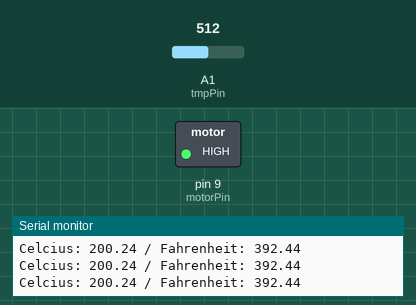
This sketch was run on a simulated Arduino Uno, built with avr-gcc and run on an emulated ATmega328P. Shown: switched loads named in the sketch (green lamp = pin HIGH), the last lines printed to the serial monitor. The test bench sets the inputs (shaded band); at power-on: A1 (tmpPin) = 512.

Above: at 1.2 s.
1.3 s: A1 (tmpPin) set to 164
2.8 s: A1 (tmpPin) set to 147
At 3.4 s:
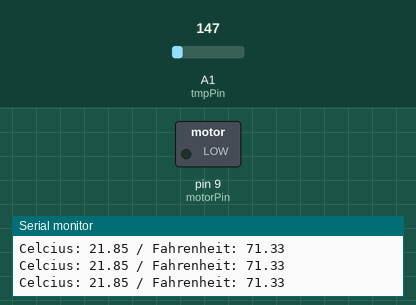
4.3 s: A1 (tmpPin) set to 306
At 5.5 s:
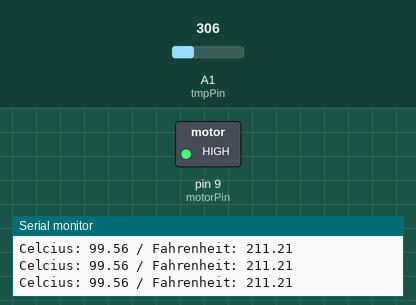
5.8 s: A1 (tmpPin) set to 17
At 6.9 s:
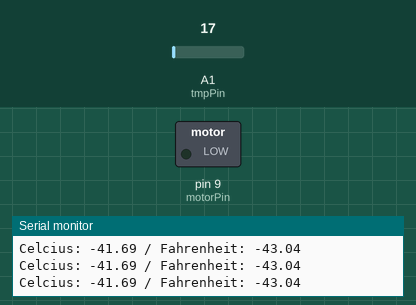
Timing chart, 0 to 8.3 s (numbered marks = the images above; inputs shaded):
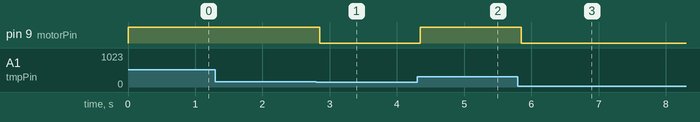

Measured:
- the behaviour switches between 158 and 157 on A1 (tmpPin) (found by bisection; images 0 and 1)
- after the input at 2.8 s, pin 9 (motorPin): HIGH → LOW after 0.05 s
- after the input at 4.3 s, pin 9 (motorPin): LOW → HIGH after 0.05 s
- after the input at 5.8 s, pin 9 (motorPin): HIGH → LOW after 0.05 s

The sketch:

motorSketch_lab5_.ino
```cpp
/*
Pablo Echavarria
200385648

Constants
motorPin -> write voltages
tmpPin -> read temperatures

Sequence
while reading the temperature of the sensor
we check that if the temperature is higher than 27 degrees we turn on the fan
else we dont

 */

// constants
const int motorPin = 9;
const int tmpPin = A1;
// prototypes for user defined functions
void motorOnThenOff();
void motorTwoSpeed();

void setup()
{
  Serial.begin(9600);
  pinMode(motorPin, OUTPUT);
}

void loop()
{
  int reads = analogRead(tmpPin);
  float tmpA;
  Serial.print("Celcius: ");
  Serial.print(tmp(reads));
tmpA=tmp(reads);

  Serial.print(" / Fahrenheit: ");
  Serial.println(far(reads));

  if(tmpA > 27)
  motorOn();
  else
  motorOff();
}

/*
 * motorOnThenOff() - turns motor on then off
 * Notice we use digital writes,
 * just like with LEDs.
 */
void motorOn()
{

  digitalWrite(motorPin, HIGH); // turns the motor On
}

void motorOff()
{
  digitalWrite(motorPin, LOW); // turns the motor On
}
/*
 * motorTwoSpeed() - turns motor on then off but uses speed values as well
 * Notice we use analog writes to set motor speeds,
 * just like with LED brightness.
 */
void motorTwoSpeed()
{
  const int onSpeed = 200; // a number between 0 (stopped) and 255 (full speed)
  const int onTime = 1000; //the number of milliseconds for the motor to turn on for

  const int offSpeed = 27; // a number between 0 (stopped) and 255 (full speed)
  const int offTime = 2500; //the number of milliseconds for the motor to turn off for

  analogWrite(motorPin, onSpeed); // turns the motor
  delay(onTime); // waits for onTime milliseconds
  analogWrite(motorPin, offSpeed); // turns the motor Off
  delay(offTime); // waits for offTime milliseconds
}
float tmp(int reads)
{
  float temp= ((float)reads/1023.0) * 5;
  return (temp-0.5)*100.0;
}
float far(int reads)
{
  float temp= ((float)reads/1023.0) * 5;
  return ((temp-0.5)*100.0)*9/5 + 32;
}
```
